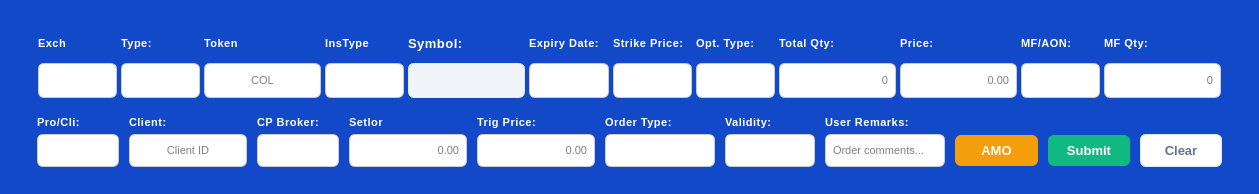
<?xml version="1.0" encoding="UTF-8"?>
<ui version="4.0">
 <class>BuyWindowForm</class>
 <widget class="QWidget" name="BuyWindowForm">
  <property name="geometry">
   <rect>
    <x>0</x>
    <y>0</y>
    <width>1259</width>
    <height>194</height>
   </rect>
  </property>
  <property name="sizePolicy">
   <sizepolicy hsizetype="Preferred" vsizetype="Preferred">
    <horstretch>0</horstretch>
    <verstretch>0</verstretch>
   </sizepolicy>
  </property>
  <property name="minimumSize">
   <size>
    <width>0</width>
    <height>0</height>
   </size>
  </property>
  <property name="maximumSize">
   <size>
    <width>16777215</width>
    <height>16777215</height>
   </size>
  </property>
  <property name="windowTitle">
   <string>Buy Order</string>
  </property>
  <property name="styleSheet">
   <string notr="true">QWidget#BuyWindowForm {
    background-color: #1149c8;
}

/* Header/Indicative bar at top */
QWidget#headerBar {
    background-color: #ffffffff; /* Buy Blue */
    border-top-left-radius: 4px;
    border-top-right-radius: 4px;
}

QLabel {    
    color: #ffffff;
    font-size: 11px;
    font-weight: 700;
    text-transform: uppercase;
    letter-spacing: 0.5px;
    background-color: transparent;
}

QLabel#lblSymbol {
    color: #ffffff;
    font-size: 13px;
    font-weight: 700;
}

QLineEdit {
    background-color: #ffffff;
    color: #000000;
    border: 1px solid #cccccc;
    border-radius: 6px;
    padding: 2px 5px;
    font-size: 11px;
    font-weight: 400;
}

QLineEdit:focus {
    border: 2px solid #3b82f6;
    background-color: #ffffff;
}

QLineEdit:hover {
    border: 1px solid #94a3b8;
}

QLineEdit:read-only {
    background-color: #f1f5f9;
    color: #64748b;
    border: 1px solid #e2e8f0;
}

QComboBox {
    background-color: #ffffff;
    color: #000000;
    border: 1px solid #cccccc;
    border-radius: 6px;
    padding: 2px 5px;
    font-size: 10px;
    font-weight: 500;
}

QComboBox:hover {
    border: 1px solid #3b82f6;
}

QComboBox:focus {
    border: 2px solid #3b82f6;
}

QComboBox::drop-down {
    border: none;
    width: 24px;
}

QComboBox::down-arrow {
    image: none;
    border-left: 5px solid transparent;
    border-right: 5px solid transparent;
    border-top: 6px solid #64748b;
    margin-right: 8px;
}

QComboBox QAbstractItemView {
    background-color: #ffffff;
    color: #0f172a;
    selection-background-color: #3b82f6;
    selection-color: #ffffff;
    border: 1px solid #e2e8f0;
    outline: none;
}

QPushButton {
    border-radius: 6px;
    font-size: 13px;
    font-weight: 700;
    padding: 8px 16px;
    text-transform: uppercase;
}

QPushButton#pbSubmit {
    background-color: #10b981; /* Emerald Green */
    color: #ffffff;
    border: none;
}

QPushButton#pbSubmit:hover {
    background-color: #059669;
}

QPushButton#pbSubmit:pressed {
    background-color: #047857;
}

QPushButton#pbClear {
    background-color: #ffffff;
    color: #64748b;
    border: 1px solid #e2e8f0;
}

QPushButton#pbClear:hover {
    background-color: #f8fafc;
    border: 1px solid #cbd5e1;
}

QPushButton#pbAMO {
    background-color: #f59e0b; /* Amber */
    color: #ffffff;
    border: none;
}

QPushButton#pbAMO:hover {
    background-color: #d97706;
}

/* Sections */
QWidget#verticalWidget, QWidget#verticalWidget_2 {
    background-color: transparent;
}
</string>
  </property>
  <layout class="QVBoxLayout" name="verticalLayout">
   <item>
    <widget class="QWidget" name="verticalWidget" native="true">
     <property name="minimumSize">
      <size>
       <width>1000</width>
       <height>75</height>
      </size>
     </property>
     <property name="maximumSize">
      <size>
       <width>16777215</width>
       <height>75</height>
      </size>
     </property>
     <layout class="QVBoxLayout" name="verticalLayout_5">
      <property name="spacing">
       <number>1</number>
      </property>
      <property name="sizeConstraint">
       <enum>QLayout::SetMinimumSize</enum>
      </property>
      <property name="leftMargin">
       <number>25</number>
      </property>
      <property name="topMargin">
       <number>8</number>
      </property>
      <property name="rightMargin">
       <number>25</number>
      </property>
      <property name="bottomMargin">
       <number>8</number>
      </property>
      <item>
       <widget class="QWidget" name="widget" native="true">
        <property name="minimumSize">
         <size>
          <width>0</width>
          <height>0</height>
         </size>
        </property>
        <layout class="QGridLayout" name="gridLayout_4">
         <property name="leftMargin">
          <number>2</number>
         </property>
         <property name="topMargin">
          <number>2</number>
         </property>
         <property name="rightMargin">
          <number>2</number>
         </property>
         <property name="bottomMargin">
          <number>2</number>
         </property>
         <property name="horizontalSpacing">
          <number>4</number>
         </property>
         <property name="verticalSpacing">
          <number>5</number>
         </property>
         <item row="1" column="1">
          <widget class="QComboBox" name="cbOrdType">
           <property name="sizePolicy">
            <sizepolicy hsizetype="Preferred" vsizetype="Fixed">
             <horstretch>0</horstretch>
             <verstretch>0</verstretch>
            </sizepolicy>
           </property>
           <property name="minimumSize">
            <size>
             <width>50</width>
             <height>35</height>
            </size>
           </property>
          </widget>
         </item>
         <item row="0" column="7">
          <widget class="QLabel" name="label_5">
           <property name="minimumSize">
            <size>
             <width>0</width>
             <height>30</height>
            </size>
           </property>
           <property name="text">
            <string>Expiry Date:</string>
           </property>
           <property name="alignment">
            <set>Qt::AlignLeading|Qt::AlignLeft|Qt::AlignVCenter</set>
           </property>
          </widget>
         </item>
         <item row="0" column="11">
          <widget class="QLabel" name="label_7">
           <property name="minimumSize">
            <size>
             <width>0</width>
             <height>30</height>
            </size>
           </property>
           <property name="text">
            <string>Total Qty:</string>
           </property>
           <property name="alignment">
            <set>Qt::AlignLeading|Qt::AlignLeft|Qt::AlignVCenter</set>
           </property>
          </widget>
         </item>
         <item row="0" column="12">
          <widget class="QLabel" name="label_8">
           <property name="minimumSize">
            <size>
             <width>0</width>
             <height>30</height>
            </size>
           </property>
           <property name="text">
            <string>Price:</string>
           </property>
           <property name="alignment">
            <set>Qt::AlignLeading|Qt::AlignLeft|Qt::AlignVCenter</set>
           </property>
          </widget>
         </item>
         <item row="1" column="12">
          <widget class="QLineEdit" name="leRate">
           <property name="sizePolicy">
            <sizepolicy hsizetype="Preferred" vsizetype="Preferred">
             <horstretch>0</horstretch>
             <verstretch>0</verstretch>
            </sizepolicy>
           </property>
           <property name="minimumSize">
            <size>
             <width>60</width>
             <height>35</height>
            </size>
           </property>
           <property name="alignment">
            <set>Qt::AlignRight|Qt::AlignTrailing|Qt::AlignVCenter</set>
           </property>
           <property name="placeholderText">
            <string>0.00</string>
           </property>
          </widget>
         </item>
         <item row="0" column="2">
          <widget class="QLabel" name="label_token">
           <property name="minimumSize">
            <size>
             <width>0</width>
             <height>30</height>
            </size>
           </property>
           <property name="text">
            <string>Token</string>
           </property>
           <property name="alignment">
            <set>Qt::AlignLeading|Qt::AlignLeft|Qt::AlignVCenter</set>
           </property>
          </widget>
         </item>
         <item row="0" column="1">
          <widget class="QLabel" name="lblType">
           <property name="minimumSize">
            <size>
             <width>60</width>
             <height>30</height>
            </size>
           </property>
           <property name="text">
            <string>Type:</string>
           </property>
           <property name="alignment">
            <set>Qt::AlignLeading|Qt::AlignLeft|Qt::AlignVCenter</set>
           </property>
          </widget>
         </item>
         <item row="0" column="0">
          <widget class="QLabel" name="label">
           <property name="minimumSize">
            <size>
             <width>0</width>
             <height>30</height>
            </size>
           </property>
           <property name="text">
            <string>Exch</string>
           </property>
          </widget>
         </item>
         <item row="0" column="10">
          <widget class="QLabel" name="label_13">
           <property name="minimumSize">
            <size>
             <width>0</width>
             <height>30</height>
            </size>
           </property>
           <property name="text">
            <string>Opt. Type:</string>
           </property>
           <property name="alignment">
            <set>Qt::AlignLeading|Qt::AlignLeft|Qt::AlignVCenter</set>
           </property>
          </widget>
         </item>
         <item row="1" column="2">
          <widget class="QLineEdit" name="leToken">
           <property name="sizePolicy">
            <sizepolicy hsizetype="Preferred" vsizetype="Fixed">
             <horstretch>0</horstretch>
             <verstretch>0</verstretch>
            </sizepolicy>
           </property>
           <property name="minimumSize">
            <size>
             <width>60</width>
             <height>35</height>
            </size>
           </property>
           <property name="alignment">
            <set>Qt::AlignCenter</set>
           </property>
           <property name="placeholderText">
            <string>COL</string>
           </property>
          </widget>
         </item>
         <item row="0" column="16">
          <widget class="QLabel" name="label_17">
           <property name="minimumSize">
            <size>
             <width>0</width>
             <height>30</height>
            </size>
           </property>
           <property name="text">
            <string>MF Qty:</string>
           </property>
           <property name="alignment">
            <set>Qt::AlignLeading|Qt::AlignLeft|Qt::AlignVCenter</set>
           </property>
          </widget>
         </item>
         <item row="0" column="4">
          <widget class="QLabel" name="lblSymbol">
           <property name="minimumSize">
            <size>
             <width>0</width>
             <height>30</height>
            </size>
           </property>
           <property name="text">
            <string>Symbol:</string>
           </property>
           <property name="alignment">
            <set>Qt::AlignLeading|Qt::AlignLeft|Qt::AlignVCenter</set>
           </property>
          </widget>
         </item>
         <item row="1" column="4">
          <widget class="QLineEdit" name="leSymbol">
           <property name="sizePolicy">
            <sizepolicy hsizetype="Preferred" vsizetype="Preferred">
             <horstretch>0</horstretch>
             <verstretch>0</verstretch>
            </sizepolicy>
           </property>
           <property name="minimumSize">
            <size>
             <width>100</width>
             <height>35</height>
            </size>
           </property>
           <property name="readOnly">
            <bool>true</bool>
           </property>
          </widget>
         </item>
         <item row="0" column="9">
          <widget class="QLabel" name="label_6">
           <property name="minimumSize">
            <size>
             <width>0</width>
             <height>30</height>
            </size>
           </property>
           <property name="text">
            <string>Strike Price:</string>
           </property>
           <property name="alignment">
            <set>Qt::AlignLeading|Qt::AlignLeft|Qt::AlignVCenter</set>
           </property>
          </widget>
         </item>
         <item row="1" column="15">
          <widget class="QComboBox" name="cbMFAON">
           <property name="sizePolicy">
            <sizepolicy hsizetype="Preferred" vsizetype="Preferred">
             <horstretch>0</horstretch>
             <verstretch>0</verstretch>
            </sizepolicy>
           </property>
           <property name="minimumSize">
            <size>
             <width>50</width>
             <height>35</height>
            </size>
           </property>
          </widget>
         </item>
         <item row="1" column="3">
          <widget class="QComboBox" name="cbInstrName">
           <property name="sizePolicy">
            <sizepolicy hsizetype="Preferred" vsizetype="Preferred">
             <horstretch>0</horstretch>
             <verstretch>0</verstretch>
            </sizepolicy>
           </property>
           <property name="minimumSize">
            <size>
             <width>70</width>
             <height>35</height>
            </size>
           </property>
          </widget>
         </item>
         <item row="0" column="3">
          <widget class="QLabel" name="label_12">
           <property name="minimumSize">
            <size>
             <width>0</width>
             <height>30</height>
            </size>
           </property>
           <property name="text">
            <string>InsType</string>
           </property>
           <property name="alignment">
            <set>Qt::AlignLeading|Qt::AlignLeft|Qt::AlignVCenter</set>
           </property>
          </widget>
         </item>
         <item row="0" column="15">
          <widget class="QLabel" name="label_16">
           <property name="minimumSize">
            <size>
             <width>0</width>
             <height>30</height>
            </size>
           </property>
           <property name="text">
            <string>MF/AON:</string>
           </property>
           <property name="alignment">
            <set>Qt::AlignLeading|Qt::AlignLeft|Qt::AlignVCenter</set>
           </property>
          </widget>
         </item>
         <item row="1" column="10">
          <widget class="QComboBox" name="cbOptType">
           <property name="sizePolicy">
            <sizepolicy hsizetype="Preferred" vsizetype="Preferred">
             <horstretch>0</horstretch>
             <verstretch>0</verstretch>
            </sizepolicy>
           </property>
           <property name="minimumSize">
            <size>
             <width>50</width>
             <height>35</height>
            </size>
           </property>
          </widget>
         </item>
         <item row="1" column="7">
          <widget class="QComboBox" name="cbExp">
           <property name="sizePolicy">
            <sizepolicy hsizetype="Preferred" vsizetype="Preferred">
             <horstretch>0</horstretch>
             <verstretch>0</verstretch>
            </sizepolicy>
           </property>
           <property name="minimumSize">
            <size>
             <width>80</width>
             <height>35</height>
            </size>
           </property>
          </widget>
         </item>
         <item row="1" column="16">
          <widget class="QLineEdit" name="leMEQty">
           <property name="sizePolicy">
            <sizepolicy hsizetype="Preferred" vsizetype="Preferred">
             <horstretch>0</horstretch>
             <verstretch>0</verstretch>
            </sizepolicy>
           </property>
           <property name="minimumSize">
            <size>
             <width>50</width>
             <height>35</height>
            </size>
           </property>
           <property name="alignment">
            <set>Qt::AlignRight|Qt::AlignTrailing|Qt::AlignVCenter</set>
           </property>
           <property name="placeholderText">
            <string>0</string>
           </property>
          </widget>
         </item>
         <item row="1" column="0">
          <widget class="QComboBox" name="cbEx">
           <property name="minimumSize">
            <size>
             <width>50</width>
             <height>35</height>
            </size>
           </property>
          </widget>
         </item>
         <item row="1" column="11">
          <widget class="QLineEdit" name="leQty">
           <property name="sizePolicy">
            <sizepolicy hsizetype="Preferred" vsizetype="Preferred">
             <horstretch>0</horstretch>
             <verstretch>0</verstretch>
            </sizepolicy>
           </property>
           <property name="minimumSize">
            <size>
             <width>60</width>
             <height>35</height>
            </size>
           </property>
           <property name="alignment">
            <set>Qt::AlignRight|Qt::AlignTrailing|Qt::AlignVCenter</set>
           </property>
           <property name="placeholderText">
            <string>0</string>
           </property>
          </widget>
         </item>
         <item row="1" column="9">
          <widget class="QComboBox" name="cbStrike">
           <property name="sizePolicy">
            <sizepolicy hsizetype="Preferred" vsizetype="Preferred">
             <horstretch>0</horstretch>
             <verstretch>0</verstretch>
            </sizepolicy>
           </property>
           <property name="minimumSize">
            <size>
             <width>60</width>
             <height>35</height>
            </size>
           </property>
          </widget>
         </item>
        </layout>
       </widget>
      </item>
     </layout>
    </widget>
   </item>
   <item>
    <widget class="QWidget" name="verticalWidget_2" native="true">
     <property name="minimumSize">
      <size>
       <width>1000</width>
       <height>75</height>
      </size>
     </property>
     <property name="maximumSize">
      <size>
       <width>16777215</width>
       <height>75</height>
      </size>
     </property>
     <layout class="QVBoxLayout" name="verticalLayout_6">
      <property name="leftMargin">
       <number>25</number>
      </property>
      <property name="topMargin">
       <number>8</number>
      </property>
      <property name="rightMargin">
       <number>25</number>
      </property>
      <property name="bottomMargin">
       <number>8</number>
      </property>
      <item>
       <widget class="QWidget" name="widget" native="true">
        <layout class="QGridLayout" name="gridLayout_5">
         <property name="leftMargin">
          <number>1</number>
         </property>
         <property name="topMargin">
          <number>1</number>
         </property>
         <property name="rightMargin">
          <number>1</number>
         </property>
         <property name="bottomMargin">
          <number>1</number>
         </property>
         <property name="horizontalSpacing">
          <number>10</number>
         </property>
         <property name="verticalSpacing">
          <number>5</number>
         </property>
         <item row="1" column="1">
          <widget class="QLineEdit" name="leClient">
           <property name="sizePolicy">
            <sizepolicy hsizetype="Preferred" vsizetype="Preferred">
             <horstretch>0</horstretch>
             <verstretch>0</verstretch>
            </sizepolicy>
           </property>
           <property name="minimumSize">
            <size>
             <width>100</width>
             <height>0</height>
            </size>
           </property>
           <property name="alignment">
            <set>Qt::AlignCenter</set>
           </property>
           <property name="placeholderText">
            <string>Client ID</string>
           </property>
          </widget>
         </item>
         <item row="1" column="9">
          <widget class="QLineEdit" name="leRemarks">
           <property name="sizePolicy">
            <sizepolicy hsizetype="Preferred" vsizetype="Preferred">
             <horstretch>0</horstretch>
             <verstretch>0</verstretch>
            </sizepolicy>
           </property>
           <property name="minimumSize">
            <size>
             <width>120</width>
             <height>0</height>
            </size>
           </property>
           <property name="placeholderText">
            <string>Order comments...</string>
           </property>
          </widget>
         </item>
         <item row="1" column="5">
          <widget class="QLineEdit" name="leTrigPrice">
           <property name="sizePolicy">
            <sizepolicy hsizetype="Preferred" vsizetype="Preferred">
             <horstretch>0</horstretch>
             <verstretch>0</verstretch>
            </sizepolicy>
           </property>
           <property name="minimumSize">
            <size>
             <width>90</width>
             <height>0</height>
            </size>
           </property>
           <property name="alignment">
            <set>Qt::AlignRight|Qt::AlignTrailing|Qt::AlignVCenter</set>
           </property>
           <property name="placeholderText">
            <string>0.00</string>
           </property>
          </widget>
         </item>
         <item row="1" column="8">
          <widget class="QComboBox" name="cbValidity">
           <property name="sizePolicy">
            <sizepolicy hsizetype="Preferred" vsizetype="Preferred">
             <horstretch>0</horstretch>
             <verstretch>0</verstretch>
            </sizepolicy>
           </property>
           <property name="minimumSize">
            <size>
             <width>90</width>
             <height>0</height>
            </size>
           </property>
          </widget>
         </item>
         <item row="1" column="0">
          <widget class="QComboBox" name="cbProCli">
           <property name="sizePolicy">
            <sizepolicy hsizetype="Preferred" vsizetype="Preferred">
             <horstretch>0</horstretch>
             <verstretch>0</verstretch>
            </sizepolicy>
           </property>
           <property name="minimumSize">
            <size>
             <width>70</width>
             <height>0</height>
            </size>
           </property>
          </widget>
         </item>
         <item row="1" column="10">
          <widget class="QPushButton" name="pbAMO">
           <property name="minimumSize">
            <size>
             <width>60</width>
             <height>0</height>
            </size>
           </property>
           <property name="cursor">
            <cursorShape>PointingHandCursor</cursorShape>
           </property>
           <property name="text">
            <string>AMO</string>
           </property>
          </widget>
         </item>
         <item row="0" column="7">
          <widget class="QLabel" name="label_ordertype">
           <property name="minimumSize">
            <size>
             <width>0</width>
             <height>0</height>
            </size>
           </property>
           <property name="text">
            <string>Order Type:</string>
           </property>
           <property name="alignment">
            <set>Qt::AlignLeading|Qt::AlignLeft|Qt::AlignVCenter</set>
           </property>
          </widget>
         </item>
         <item row="1" column="2">
          <widget class="QComboBox" name="cbCPBroker">
           <property name="sizePolicy">
            <sizepolicy hsizetype="Preferred" vsizetype="Preferred">
             <horstretch>0</horstretch>
             <verstretch>0</verstretch>
            </sizepolicy>
           </property>
           <property name="minimumSize">
            <size>
             <width>80</width>
             <height>0</height>
            </size>
           </property>
          </widget>
         </item>
         <item row="0" column="1">
          <widget class="QLabel" name="label_client">
           <property name="minimumSize">
            <size>
             <width>0</width>
             <height>0</height>
            </size>
           </property>
           <property name="text">
            <string>Client:</string>
           </property>
           <property name="alignment">
            <set>Qt::AlignLeading|Qt::AlignLeft|Qt::AlignVCenter</set>
           </property>
          </widget>
         </item>
         <item row="0" column="2">
          <widget class="QLabel" name="label_cpbroker">
           <property name="minimumSize">
            <size>
             <width>0</width>
             <height>0</height>
            </size>
           </property>
           <property name="text">
            <string>CP Broker:</string>
           </property>
           <property name="alignment">
            <set>Qt::AlignLeading|Qt::AlignLeft|Qt::AlignVCenter</set>
           </property>
          </widget>
         </item>
         <item row="0" column="9">
          <widget class="QLabel" name="label_18">
           <property name="minimumSize">
            <size>
             <width>0</width>
             <height>0</height>
            </size>
           </property>
           <property name="text">
            <string>User Remarks:</string>
           </property>
           <property name="alignment">
            <set>Qt::AlignLeading|Qt::AlignLeft|Qt::AlignVCenter</set>
           </property>
          </widget>
         </item>
         <item row="0" column="3">
          <widget class="QLabel" name="label_14">
           <property name="minimumSize">
            <size>
             <width>0</width>
             <height>0</height>
            </size>
           </property>
           <property name="text">
            <string>Setlor</string>
           </property>
           <property name="alignment">
            <set>Qt::AlignLeading|Qt::AlignLeft|Qt::AlignVCenter</set>
           </property>
          </widget>
         </item>
         <item row="0" column="5">
          <widget class="QLabel" name="label_trigprice">
           <property name="minimumSize">
            <size>
             <width>0</width>
             <height>0</height>
            </size>
           </property>
           <property name="text">
            <string>Trig Price:</string>
           </property>
           <property name="alignment">
            <set>Qt::AlignLeading|Qt::AlignLeft|Qt::AlignVCenter</set>
           </property>
          </widget>
         </item>
         <item row="1" column="7">
          <widget class="QComboBox" name="cbProduct">
           <property name="sizePolicy">
            <sizepolicy hsizetype="Preferred" vsizetype="Preferred">
             <horstretch>0</horstretch>
             <verstretch>0</verstretch>
            </sizepolicy>
           </property>
           <property name="minimumSize">
            <size>
             <width>110</width>
             <height>0</height>
            </size>
           </property>
          </widget>
         </item>
         <item row="1" column="3">
          <widget class="QLineEdit" name="leSetflor">
           <property name="sizePolicy">
            <sizepolicy hsizetype="Preferred" vsizetype="Preferred">
             <horstretch>0</horstretch>
             <verstretch>0</verstretch>
            </sizepolicy>
           </property>
           <property name="minimumSize">
            <size>
             <width>90</width>
             <height>0</height>
            </size>
           </property>
           <property name="alignment">
            <set>Qt::AlignRight|Qt::AlignTrailing|Qt::AlignVCenter</set>
           </property>
           <property name="placeholderText">
            <string>0.00</string>
           </property>
          </widget>
         </item>
         <item row="0" column="8">
          <widget class="QLabel" name="label_11">
           <property name="minimumSize">
            <size>
             <width>0</width>
             <height>0</height>
            </size>
           </property>
           <property name="text">
            <string>Validity:</string>
           </property>
           <property name="alignment">
            <set>Qt::AlignLeading|Qt::AlignLeft|Qt::AlignVCenter</set>
           </property>
          </widget>
         </item>
         <item row="1" column="11">
          <widget class="QPushButton" name="pbSubmit">
           <property name="minimumSize">
            <size>
             <width>80</width>
             <height>0</height>
            </size>
           </property>
           <property name="cursor">
            <cursorShape>PointingHandCursor</cursorShape>
           </property>
           <property name="text">
            <string>Submit</string>
           </property>
          </widget>
         </item>
         <item row="1" column="12">
          <widget class="QPushButton" name="pbClear">
           <property name="minimumSize">
            <size>
             <width>70</width>
             <height>0</height>
            </size>
           </property>
           <property name="cursor">
            <cursorShape>PointingHandCursor</cursorShape>
           </property>
           <property name="text">
            <string>Clear</string>
           </property>
          </widget>
         </item>
         <item row="0" column="0">
          <widget class="QLabel" name="label_procli">
           <property name="minimumSize">
            <size>
             <width>0</width>
             <height>0</height>
            </size>
           </property>
           <property name="text">
            <string>Pro/Cli:</string>
           </property>
           <property name="alignment">
            <set>Qt::AlignLeading|Qt::AlignLeft|Qt::AlignVCenter</set>
           </property>
          </widget>
         </item>
        </layout>
       </widget>
      </item>
      <item>
       <spacer name="verticalSpacer">
        <property name="orientation">
         <enum>Qt::Vertical</enum>
        </property>
        <property name="sizeHint" stdset="0">
         <size>
          <width>20</width>
          <height>40</height>
         </size>
        </property>
       </spacer>
      </item>
     </layout>
    </widget>
   </item>
   <item>
    <spacer name="verticalSpacer_2">
     <property name="orientation">
      <enum>Qt::Vertical</enum>
     </property>
     <property name="sizeHint" stdset="0">
      <size>
       <width>20</width>
       <height>40</height>
      </size>
     </property>
    </spacer>
   </item>
  </layout>
 </widget>
 <tabstops>
  <tabstop>cbOrdType</tabstop>
  <tabstop>leToken</tabstop>
  <tabstop>cbExp</tabstop>
  <tabstop>cbStrike</tabstop>
  <tabstop>cbOptType</tabstop>
  <tabstop>leQty</tabstop>
  <tabstop>leRate</tabstop>
  <tabstop>cbMFAON</tabstop>
  <tabstop>leMEQty</tabstop>
  <tabstop>leClient</tabstop>
  <tabstop>leSetflor</tabstop>
  <tabstop>leTrigPrice</tabstop>
  <tabstop>cbProduct</tabstop>
  <tabstop>cbValidity</tabstop>
  <tabstop>leRemarks</tabstop>
 </tabstops>
 <resources/>
 <connections/>
</ui>
